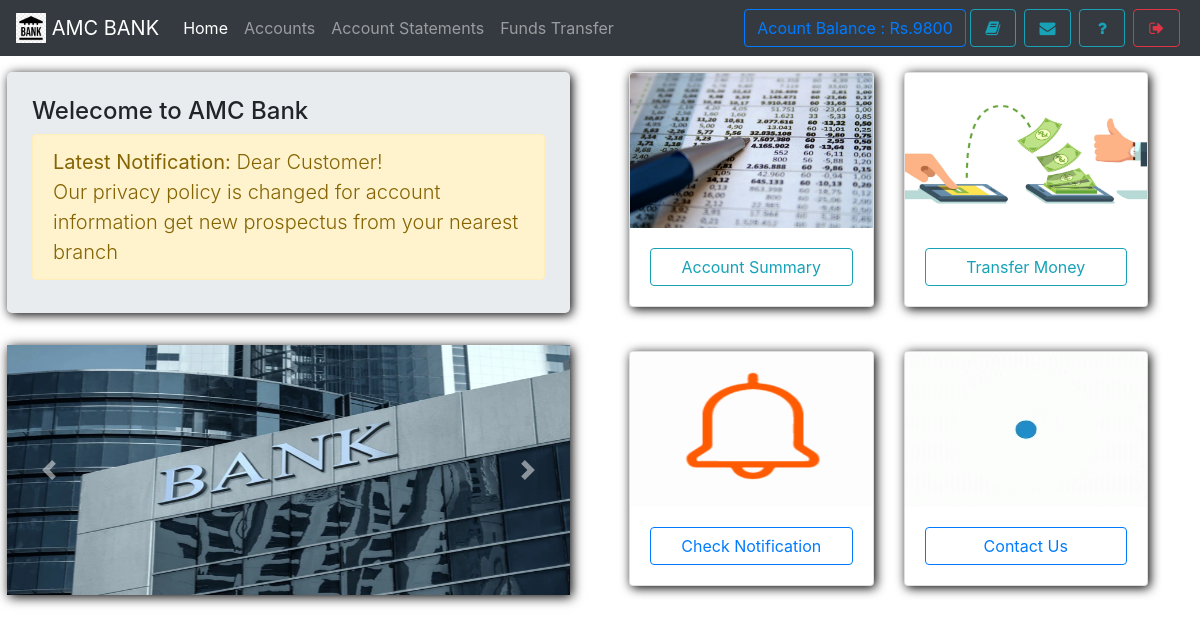
Page /index.php (signed in) on the committed database.
### tables this page shows
CREATE TABLE useraccounts (
  id int(11) NOT NULL,
  email text NOT NULL,
  password text NOT NULL,
  name varchar(111) NOT NULL,
  balance varchar(111) NOT NULL,
  cnic varchar(111) NOT NULL,
  number varchar(111) NOT NULL,
  city varchar(111) NOT NULL,
  address varchar(111) NOT NULL,
  source varchar(111) NOT NULL,
  accountNo varchar(111) NOT NULL,
  branch varchar(111) NOT NULL,
  accountType varchar(111) NOT NULL,
  date timestamp NOT NULL DEFAULT CURRENT_TIMESTAMP
);

CREATE TABLE notice (
  id int(11) NOT NULL,
  userId varchar(111) NOT NULL,
  notice text NOT NULL,
  date timestamp NOT NULL DEFAULT CURRENT_TIMESTAMP
);

### assets/db.php (called while the page is built, shortened)
<?php
    $con = new mysqli('localhost','root','','mybank');
    $uid = '';
    if(isset($_SESSION['userId']))
    $uid = $_SESSION['userId'];
    if(!empty($uid)){
      $ar = $con->query("select * from userAccounts,branch where id = '{$uid}' AND userAccounts.branch = branch.branchId");
      $userData = $ar->fetch_assoc();
    }
?>

### index.php (the view, shortened to what this page needs)
<!DOCTYPE html>
<html>
<head>
  <?php require 'assets/autoloader.php'; ?>
  <?php require 'assets/db.php'; ?>
  <?php require 'assets/function.php'; ?>
</head>
<body style="background-size: 100%" class="bg-gradient-seconday">
<nav class="navbar navbar-expand-lg navbar-dark bg-dark fixed-top">
 <a class="navbar-brand" href="#">
    <img src="images/logo.png" style="object-fit:cover;object-position:center center" width="30" height="30" class="d-inline-block align-top" alt="">
   <?php echo bankname; ?>
  </a>
  <div class="collapse navbar-collapse" id="navbarSupportedContent">
    <ul class="navbar-nav mr-auto">
      <li class="nav-item ">
        <a class="nav-link active" href="index.php">Home <span class="sr-only">(current)</span></a>
      </li>
      <li class="nav-item ">  <a class="nav-link" href="accounts.php">Accounts</a></li>
      <li class="nav-item ">  <a class="nav-link" href="statements.php">Account Statements</a></li>
      <li class="nav-item ">  <a class="nav-link" href="transfer.php">Funds Transfer</a></li>
    </ul>
    <?php include 'sideButton.php'; ?>
  </div>
</nav><br><br><br>
<div class="row w-100" >
  <div class="col" style="padding: 22px;padding-top: 0">
    <div class="jumbotron shadowBlack" style="padding: 25px;min-height: 241px;max-height: 241px">
  <h4 class="display-5">Welecome to AMC Bank</h4>
  <p  class="lead alert alert-warning"><b>Latest Notification:</b>
  <?php
      $array = $con->query("select * from notice where userId = '$_SESSION[userId]' order by date desc");
      if ($array->num_rows > 0)
      {
        $row = $array->fetch_assoc();
          echo $row['notice'];
      }
      else
        echo "<div class='alert alert-info'>Notice box empty</div>";
     ?></p>
</div>
        <div id="carouselExampleIndicators" class="carousel slide my-2 rounded-1 shadowBlack" data-ride="carousel" >
          <div class="carousel-inner">
          <div class="carousel-item active">
            <img class="d-block w-100" src="images/bank1.jpg" alt="First slide" style="max-height: 250px">
          </div>
        </div>
        <a class="carousel-control-prev" href="#carouselExampleIndicators" role="button" data-slide="prev">
          <span class="carousel-control-prev-icon" aria-hidden="true"></span>
        </a>
        <a class="carousel-control-next" href="#carouselExampleIndicators" role="button" data-slide="next">
          <span class="carousel-control-next-icon" aria-hidden="true"></span>
        </a>
      </div>
  </div>
<div class="col">
    <div class="row" style="padding: 22px;padding-top: 0">
      <div class="col">
        <div class="card shadowBlack ">
          <img class="card-img-top" src="images/journal.jpg" style="max-height: 155px;min-height: 155px" alt="Card image cap">
          <div class="card-body">
            <a href="accounts.php" class="btn btn-outline-info shadow btn-block">Account Summary</a>
          </div>
        </div>
      </div>
      <div class="col">
        <div class="card shadowBlack ">
          <img class="card-img-top" src="images/mtransfer.jpg" alt="Card image cap" style="max-height: 155px;min-height: 155px">
        <div class="card-body">
          <a href="transfer.php" class="btn btn-outline-info shadow btn-block">Transfer Money</a>
         </div>
        </div>
      </div>
    </div>
    <div class="row" style="padding: 22px">
      <div class="col">
        <div class="card shadowBlack ">
          <img class="card-img-top" src="images/notif.gif" style="max-height: 155px;min-height: 155px" alt="Card image cap">
          <div class="card-body">
            <a href="notice.php" class="btn btn-outline-primary btn-block">Check Notification</a>
          </div>
        </div>
      </div>
      <div class="col">
        <div class="card shadowBlack ">
          <img class="card-img-top" src="images/send_mail.gif" alt="Card image cap" style="max-height: 155px;min-height: 155px">
        <div class="card-body">
          <a href="feedback.php" class="btn btn-outline-primary btn-block">Contact Us</a>
         </div>
        </div>
      </div>
    </div>
  </div>
</div>
</body>
</html>

### assets/autoloader.php (shortened to what this page needs)
<link rel="stylesheet" type="text/css" href="css/bootstrap.min.css">
<link rel="stylesheet" type="text/css" href="css/custom.css">
<link rel="stylesheet" type="text/css" href="font-awesome/css/font-awesome.min.css">

### sideButton.php
<form class="form-inline my-2 my-lg-0">
        <a href="" class="btn btn-outline-primary" data-toggle="tooltip" title="Your current Account Balance">Acount Balance : Rs.<?php echo $userData['balance']; ?></a>
        <a href="accounts.php" data-toggle="tooltip" title="Account Summary" class="btn btn-outline-info mx-1" ><i class="fa fa-book fa-fw"></i></a>
        <a href="notice.php" data-toggle="tooltip" title="View Notice" class="btn btn-outline-info mx-1" ><i class="fa fa-envelope fa-fw"></i></a>
        <a href="feedback.php" data-toggle="tooltip" title="Help?" class="btn btn-outline-info mx-1" ><i class="fa fa-question fa-fw"></i></a>
        <a href="logout.php" data-toggle="tooltip" title="Logout" class="btn btn-outline-danger mx-1" ><i class="fa fa-sign-out fa-fw"></i></a>
</form>

### css/custom.css (style rules this page uses)
.shadowBlack { box-shadow: 2px 2px 11px black }

### rows in the picture
useraccounts: balance "9800"
notice: notice "Dear Customer! Our privacy policy is changed for account information get new prospectus from your nearest branch"

### other values in the picture
bankname "AMC BANK"
